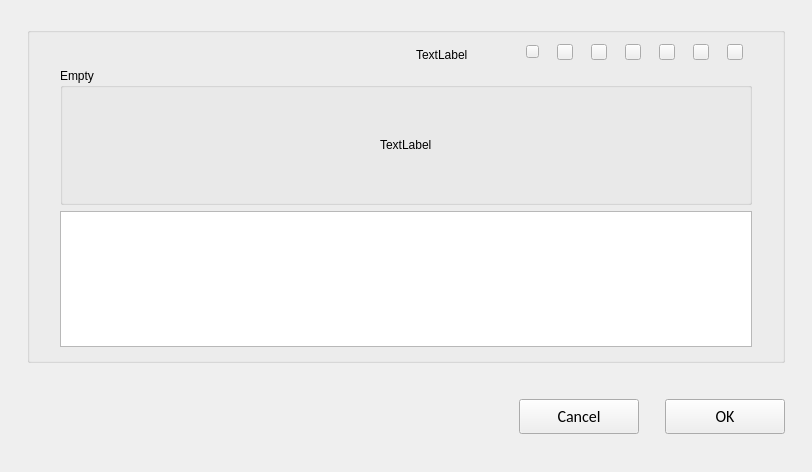
<?xml version="1.0" encoding="UTF-8"?>
<ui version="4.0">
 <class>C_SdNdeDpListDataSetWidget</class>
 <widget class="QWidget" name="C_SdNdeDpListDataSetWidget">
  <property name="geometry">
   <rect>
    <x>0</x>
    <y>0</y>
    <width>812</width>
    <height>472</height>
   </rect>
  </property>
  <property name="windowTitle">
   <string>Form</string>
  </property>
  <layout class="QVBoxLayout" name="verticalLayout_3">
   <property name="leftMargin">
    <number>27</number>
   </property>
   <property name="topMargin">
    <number>27</number>
   </property>
   <property name="rightMargin">
    <number>27</number>
   </property>
   <item>
    <widget class="stw::opensyde_gui_elements::C_OgeGbx" name="pc_GroupBoxGeneral">
     <property name="focusPolicy">
      <enum>Qt::ClickFocus</enum>
     </property>
     <property name="title">
      <string/>
     </property>
     <layout class="QVBoxLayout" name="verticalLayout" stretch="0,1,1">
      <property name="leftMargin">
       <number>30</number>
      </property>
      <property name="rightMargin">
       <number>30</number>
      </property>
      <property name="bottomMargin">
       <number>13</number>
      </property>
      <item>
       <layout class="QHBoxLayout" name="horizontalLayout_3" stretch="1,0,0,0,0,0,0,0,0,0">
        <property name="spacing">
         <number>18</number>
        </property>
        <property name="rightMargin">
         <number>9</number>
        </property>
        <item>
         <spacer name="horizontalSpacer">
          <property name="orientation">
           <enum>Qt::Horizontal</enum>
          </property>
          <property name="sizeHint" stdset="0">
           <size>
            <width>40</width>
            <height>20</height>
           </size>
          </property>
         </spacer>
        </item>
        <item>
         <widget class="stw::opensyde_gui_elements::C_OgeLabNodeDataPoolSelectedItems" name="pc_SelectionLabel">
          <property name="focusPolicy">
           <enum>Qt::StrongFocus</enum>
          </property>
          <property name="text">
           <string>TextLabel</string>
          </property>
          <property name="alignment">
           <set>Qt::AlignBottom|Qt::AlignLeading|Qt::AlignLeft</set>
          </property>
         </widget>
        </item>
        <item>
         <spacer name="horizontalSpacer_2">
          <property name="orientation">
           <enum>Qt::Horizontal</enum>
          </property>
          <property name="sizeType">
           <enum>QSizePolicy::Fixed</enum>
          </property>
          <property name="sizeHint" stdset="0">
           <size>
            <width>40</width>
            <height>20</height>
           </size>
          </property>
         </spacer>
        </item>
        <item>
         <widget class="stw::opensyde_gui_elements::C_OgePubIconOnly" name="pc_PushButtonAdd">
          <property name="minimumSize">
           <size>
            <width>13</width>
            <height>13</height>
           </size>
          </property>
          <property name="maximumSize">
           <size>
            <width>13</width>
            <height>13</height>
           </size>
          </property>
          <property name="focusPolicy">
           <enum>Qt::NoFocus</enum>
          </property>
          <property name="text">
           <string/>
          </property>
         </widget>
        </item>
        <item>
         <widget class="stw::opensyde_gui_elements::C_OgePubIconOnly" name="pc_PushButtonCut">
          <property name="minimumSize">
           <size>
            <width>16</width>
            <height>16</height>
           </size>
          </property>
          <property name="maximumSize">
           <size>
            <width>16</width>
            <height>16</height>
           </size>
          </property>
          <property name="focusPolicy">
           <enum>Qt::NoFocus</enum>
          </property>
          <property name="text">
           <string/>
          </property>
         </widget>
        </item>
        <item>
         <widget class="stw::opensyde_gui_elements::C_OgePubIconOnly" name="pc_PushButtonCopy">
          <property name="minimumSize">
           <size>
            <width>16</width>
            <height>16</height>
           </size>
          </property>
          <property name="maximumSize">
           <size>
            <width>16</width>
            <height>16</height>
           </size>
          </property>
          <property name="focusPolicy">
           <enum>Qt::NoFocus</enum>
          </property>
          <property name="text">
           <string/>
          </property>
         </widget>
        </item>
        <item>
         <widget class="stw::opensyde_gui_elements::C_OgePubIconOnly" name="pc_PushButtonPaste">
          <property name="minimumSize">
           <size>
            <width>16</width>
            <height>16</height>
           </size>
          </property>
          <property name="maximumSize">
           <size>
            <width>16</width>
            <height>16</height>
           </size>
          </property>
          <property name="focusPolicy">
           <enum>Qt::NoFocus</enum>
          </property>
          <property name="text">
           <string/>
          </property>
         </widget>
        </item>
        <item>
         <widget class="stw::opensyde_gui_elements::C_OgePubIconOnly" name="pc_PushButtonDelete">
          <property name="minimumSize">
           <size>
            <width>16</width>
            <height>16</height>
           </size>
          </property>
          <property name="maximumSize">
           <size>
            <width>16</width>
            <height>16</height>
           </size>
          </property>
          <property name="focusPolicy">
           <enum>Qt::NoFocus</enum>
          </property>
          <property name="text">
           <string/>
          </property>
         </widget>
        </item>
        <item>
         <widget class="stw::opensyde_gui_elements::C_OgePubIconOnly" name="pc_PushButtonMoveLeft">
          <property name="minimumSize">
           <size>
            <width>16</width>
            <height>16</height>
           </size>
          </property>
          <property name="maximumSize">
           <size>
            <width>16</width>
            <height>16</height>
           </size>
          </property>
          <property name="focusPolicy">
           <enum>Qt::NoFocus</enum>
          </property>
          <property name="text">
           <string/>
          </property>
         </widget>
        </item>
        <item>
         <widget class="stw::opensyde_gui_elements::C_OgePubIconOnly" name="pc_PushButtonMoveRight">
          <property name="minimumSize">
           <size>
            <width>16</width>
            <height>16</height>
           </size>
          </property>
          <property name="maximumSize">
           <size>
            <width>16</width>
            <height>16</height>
           </size>
          </property>
          <property name="focusPolicy">
           <enum>Qt::NoFocus</enum>
          </property>
          <property name="text">
           <string/>
          </property>
         </widget>
        </item>
       </layout>
      </item>
      <item>
       <widget class="stw::opensyde_gui_elements::C_OgeGbxTransparent" name="pc_GroupBoxEmpty">
        <property name="title">
         <string>Empty</string>
        </property>
        <layout class="QVBoxLayout" name="verticalLayout_2">
         <item>
          <spacer name="verticalSpacer">
           <property name="orientation">
            <enum>Qt::Vertical</enum>
           </property>
           <property name="sizeHint" stdset="0">
            <size>
             <width>20</width>
             <height>40</height>
            </size>
           </property>
          </spacer>
         </item>
         <item>
          <layout class="QHBoxLayout" name="horizontalLayout">
           <item>
            <spacer name="horizontalSpacer_5">
             <property name="orientation">
              <enum>Qt::Horizontal</enum>
             </property>
             <property name="sizeHint" stdset="0">
              <size>
               <width>40</width>
               <height>20</height>
              </size>
             </property>
            </spacer>
           </item>
           <item>
            <widget class="stw::opensyde_gui_elements::C_OgeLabGroupItem" name="pc_LabelReplacement">
             <property name="text">
              <string>TextLabel</string>
             </property>
            </widget>
           </item>
           <item>
            <spacer name="horizontalSpacer_6">
             <property name="orientation">
              <enum>Qt::Horizontal</enum>
             </property>
             <property name="sizeHint" stdset="0">
              <size>
               <width>40</width>
               <height>20</height>
              </size>
             </property>
            </spacer>
           </item>
          </layout>
         </item>
         <item>
          <spacer name="verticalSpacer_2">
           <property name="orientation">
            <enum>Qt::Vertical</enum>
           </property>
           <property name="sizeHint" stdset="0">
            <size>
             <width>20</width>
             <height>40</height>
            </size>
           </property>
          </spacer>
         </item>
        </layout>
       </widget>
      </item>
      <item>
       <widget class="stw::opensyde_gui::C_SdNdeDpListDataSetView" name="pc_TableView">
        <attribute name="horizontalHeaderStretchLastSection">
         <bool>true</bool>
        </attribute>
        <attribute name="verticalHeaderStretchLastSection">
         <bool>true</bool>
        </attribute>
       </widget>
      </item>
     </layout>
    </widget>
   </item>
   <item>
    <spacer name="verticalSpacer_3">
     <property name="orientation">
      <enum>Qt::Vertical</enum>
     </property>
     <property name="sizeType">
      <enum>QSizePolicy::Fixed</enum>
     </property>
     <property name="sizeHint" stdset="0">
      <size>
       <width>20</width>
       <height>30</height>
      </size>
     </property>
    </spacer>
   </item>
   <item>
    <layout class="QHBoxLayout" name="horizontalLayout_7">
     <item>
      <spacer name="horizontalSpacer_3">
       <property name="orientation">
        <enum>Qt::Horizontal</enum>
       </property>
       <property name="sizeHint" stdset="0">
        <size>
         <width>40</width>
         <height>20</height>
        </size>
       </property>
      </spacer>
     </item>
     <item>
      <widget class="stw::opensyde_gui_elements::C_OgePubCancel" name="pc_BushButtonCancel">
       <property name="minimumSize">
        <size>
         <width>120</width>
         <height>35</height>
        </size>
       </property>
       <property name="maximumSize">
        <size>
         <width>120</width>
         <height>35</height>
        </size>
       </property>
       <property name="font">
        <font>
         <family>Calibri</family>
         <pointsize>12</pointsize>
        </font>
       </property>
       <property name="focusPolicy">
        <enum>Qt::StrongFocus</enum>
       </property>
       <property name="text">
        <string>Cancel</string>
       </property>
      </widget>
     </item>
     <item>
      <spacer name="horizontalSpacer_4">
       <property name="orientation">
        <enum>Qt::Horizontal</enum>
       </property>
       <property name="sizeType">
        <enum>QSizePolicy::Fixed</enum>
       </property>
       <property name="sizeHint" stdset="0">
        <size>
         <width>20</width>
         <height>20</height>
        </size>
       </property>
      </spacer>
     </item>
     <item>
      <widget class="stw::opensyde_gui_elements::C_OgePubDialog" name="pc_BushButtonOk">
       <property name="minimumSize">
        <size>
         <width>120</width>
         <height>35</height>
        </size>
       </property>
       <property name="maximumSize">
        <size>
         <width>120</width>
         <height>35</height>
        </size>
       </property>
       <property name="font">
        <font>
         <family>Calibri</family>
         <pointsize>12</pointsize>
        </font>
       </property>
       <property name="focusPolicy">
        <enum>Qt::StrongFocus</enum>
       </property>
       <property name="text">
        <string>OK</string>
       </property>
      </widget>
     </item>
    </layout>
   </item>
   <item>
    <spacer name="verticalSpacer_4">
     <property name="orientation">
      <enum>Qt::Vertical</enum>
     </property>
     <property name="sizeType">
      <enum>QSizePolicy::Fixed</enum>
     </property>
     <property name="sizeHint" stdset="0">
      <size>
       <width>20</width>
       <height>27</height>
      </size>
     </property>
    </spacer>
   </item>
  </layout>
 </widget>
 <customwidgets>
  <customwidget>
   <class>stw::opensyde_gui_elements::C_OgePubDialog</class>
   <extends>QPushButton</extends>
   <header>C_OgePubDialog.hpp</header>
  </customwidget>
  <customwidget>
   <class>stw::opensyde_gui_elements::C_OgeGbx</class>
   <extends>QGroupBox</extends>
   <header>C_OgeGbx.hpp</header>
   <container>1</container>
  </customwidget>
  <customwidget>
   <class>stw::opensyde_gui_elements::C_OgePubCancel</class>
   <extends>QPushButton</extends>
   <header>C_OgePubCancel.hpp</header>
  </customwidget>
  <customwidget>
   <class>stw::opensyde_gui_elements::C_OgeLabGroupItem</class>
   <extends>QLabel</extends>
   <header>C_OgeLabGroupItem.hpp</header>
  </customwidget>
  <customwidget>
   <class>stw::opensyde_gui_elements::C_OgeGbxTransparent</class>
   <extends>QGroupBox</extends>
   <header>C_OgeGbxTransparent.hpp</header>
   <container>1</container>
  </customwidget>
  <customwidget>
   <class>stw::opensyde_gui_elements::C_OgePubIconOnly</class>
   <extends>QPushButton</extends>
   <header>C_OgePubIconOnly.hpp</header>
  </customwidget>
  <customwidget>
   <class>stw::opensyde_gui_elements::C_OgeLabNodeDataPoolSelectedItems</class>
   <extends>QLabel</extends>
   <header>C_OgeLabNodeDataPoolSelectedItems.hpp</header>
  </customwidget>
  <customwidget>
   <class>stw::opensyde_gui::C_SdNdeDpListDataSetView</class>
   <extends>QTableView</extends>
   <header>C_SdNdeDpListDataSetView.hpp</header>
  </customwidget>
 </customwidgets>
 <tabstops>
  <tabstop>pc_SelectionLabel</tabstop>
  <tabstop>pc_TableView</tabstop>
  <tabstop>pc_BushButtonCancel</tabstop>
  <tabstop>pc_BushButtonOk</tabstop>
 </tabstops>
 <resources/>
 <connections/>
</ui>
